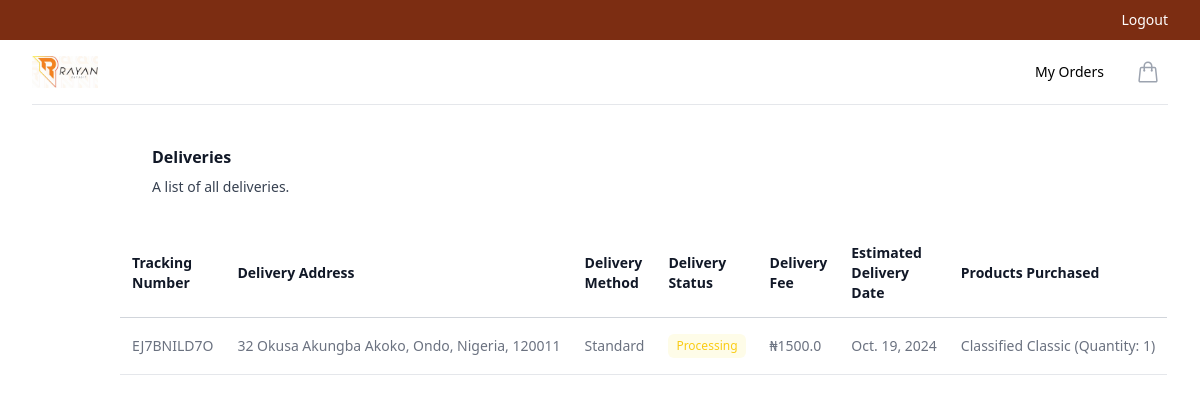
The page /my-deliveries/ (signed in) on the database its author committed.
### store/models.py (models this page shows, shortened)
class Delivery(models.Model):
    ORDER_STATUS_CHOICES = [
        ('PENDING', 'Pending'),
        ('PROCESSING', 'Processing'),
        ('SHIPPED', 'Shipped'),
        ('DELIVERED', 'Delivered'),
        ('CANCELLED', 'Cancelled'),
    ]
    DELIVERY_METHOD_CHOICES = [
        ('STANDARD', 'Standard'),
        ('EXPRESS', 'Express'),
        ('SAME_DAY', 'Same Day'),
    ]
    order = models.OneToOneField('Order', on_delete=models.CASCADE, related_name='delivery')
    customer = models.ForeignKey('Customer', on_delete=models.CASCADE)
    address = models.CharField(max_length=255)
    delivery_method = models.CharField(max_length=10, choices=DELIVERY_METHOD_CHOICES, default='STANDARD')
    status = models.CharField(max_length=10, choices=ORDER_STATUS_CHOICES, default='PENDING')
    tracking_number = models.CharField(max_length=100, blank=True, null=True, unique=True)
    delivery_fee = models.FloatField(default=0.0)
    estimated_delivery_date = models.DateField(null=True, blank=True)
    delivery_date = models.DateField(null=True, blank=True)
    driver = models.ForeignKey('DeliveryDriver', on_delete=models.SET_NULL, null=True, blank=True)

class OrderItem(models.Model):
    product = models.ForeignKey(Product, on_delete=models.SET_NULL, null=True)
    order = models.ForeignKey(Order, on_delete=models.SET_NULL, null=True)
    quantity = models.IntegerField(default=0, blank=True, null=True)
    date_added = models.DateTimeField(auto_now_add=True)
    shirt_length = models.DecimalField(max_digits=10, decimal_places=2, null=True, blank=True)
    body_chest = models.DecimalField(max_digits=10, decimal_places=2, null=True, blank=True)
    back_shoulder = models.DecimalField(max_digits=10, decimal_places=2, null=True, blank=True)
    sleeve = models.DecimalField(max_digits=10, decimal_places=2, null=True, blank=True)
    round_sleeve = models.DecimalField(max_digits=10, decimal_places=2, null=True, blank=True)
    round_mouth = models.DecimalField(max_digits=10, decimal_places=2, null=True, blank=True)
    trouser_length = models.DecimalField(max_digits=10, decimal_places=2, null=True, blank=True)
    thigh_laps = models.DecimalField(max_digits=10, decimal_places=2, null=True, blank=True)
    knee = models.DecimalField(max_digits=10, decimal_places=2, null=True, blank=True)
    trouser_mouth = models.DecimalField(max_digits=10, decimal_places=2, null=True, blank=True)
    half_length = models.DecimalField(max_digits=10, decimal_places=2, null=True, blank=True)
    full_length = models.DecimalField(max_digits=10, decimal_places=2, null=True, blank=True)
    cap_size = models.DecimalField(max_digits=10, decimal_places=2, null=True, blank=True)

class Product(models.Model):
    name = models.CharField(max_length=255)  # Adjust max_length for better limits
    price = models.FloatField()
    digital = models.BooleanField(default=False, null=True, blank=False)
    image = models.ImageField(null=True, blank=True)
    description = models.TextField(null=True, blank=True)  # Description field added
    slug = models.SlugField(unique=True, blank=True, null=True)  # Slug field added

### store/views.py (the view)
# urls.py: path('my-deliveries/', views.user_delivery_status, name='user_delivery_status'),
@login_required
@non_driver_required
def user_delivery_status(request):
    customer = request.user.customer
    deliveries = Delivery.objects.filter(customer=customer)
    context = {
        'deliveries': deliveries,
    }
    return render(request, 'store/user_delivery_status.html', context)

### store/decorator.py (called while the page is built)
def non_driver_required(view_func):
    @wraps(view_func)
    def _wrapped_view(request, *args, **kwargs):
        if request.user.is_authenticated:
            if hasattr(request.user, 'deliverydriver'):
                return redirect('all_deliveries')
        return view_func(request, *args, **kwargs)
    return _wrapped_view

### store/templates/store/user_delivery_status.html
{% extends 'store/base.html' %}
{% block content %}
<div class="mx-auto my-10" style="width: 80%;">
    <div class="px-4 sm:px-6 lg:px-8">
        <div class="sm:flex sm:items-center">
            <div class="sm:flex-auto">
                <h1 class="text-base font-semibold leading-6 text-gray-900">Deliveries</h1>
                <p class="mt-2 text-sm text-gray-700">A list of all deliveries.</p>
            </div>
        </div>
        <div class="mt-8 flow-root">
            <div class="-mx-4 -my-2 sm:-mx-6 lg:-mx-8">
                <div class="inline-block min-w-full py-2 align-middle">
                    <table class="min-w-full border-separate border-spacing-0">
                        <thead>
                            <tr>
                                <th scope="col"
                                    class="sticky top-0 z-10 border-b border-gray-300 bg-white bg-opacity-75 px-3 py-3.5 text-left text-sm font-semibold text-gray-900 backdrop-blur backdrop-filter">
                                    Tracking Number</th>
                                <th scope="col"
                                    class="sticky top-0 z-10 border-b border-gray-300 bg-white bg-opacity-75 px-3 py-3.5 text-left text-sm font-semibold text-gray-900 backdrop-blur backdrop-filter">
                                    Delivery Address</th>
                                <th scope="col"
                                    class="sticky top-0 z-10 border-b border-gray-300 bg-white bg-opacity-75 px-3 py-3.5 text-left text-sm font-semibold text-gray-900 backdrop-blur backdrop-filter">
                                    Delivery Method</th>
                                <th scope="col"
                                    class="sticky top-0 z-10 border-b border-gray-300 bg-white bg-opacity-75 px-3 py-3.5 text-left text-sm font-semibold text-gray-900 backdrop-blur backdrop-filter">
                                    Delivery Status</th>
                                <th scope="col"
                                    class="sticky top-0 z-10 border-b border-gray-300 bg-white bg-opacity-75 px-3 py-3.5 text-left text-sm font-semibold text-gray-900 backdrop-blur backdrop-filter">
                                    Delivery Fee</th>
                                <th scope="col"
                                    class="sticky top-0 z-10 border-b border-gray-300 bg-white bg-opacity-75 px-3 py-3.5 text-left text-sm font-semibold text-gray-900 backdrop-blur backdrop-filter">
                                    Estimated Delivery Date</th>
                                <th scope="col"
                                    class="sticky top-0 z-10 border-b border-gray-300 bg-white bg-opacity-75 px-3 py-3.5 text-left text-sm font-semibold text-gray-900 backdrop-blur backdrop-filter">
                                    Products Purchased</th>
                            </tr>
                        </thead>
                        <tbody>
                            {% for delivery in deliveries %}
                            <tr>
                                <td
                                    class="hidden whitespace-nowrap border-b border-gray-200 px-3 py-4 text-sm text-gray-500 lg:table-cell">
                                    {{ delivery.tracking_number }}</td>
                                <td
                                    class="hidden whitespace-nowrap border-b border-gray-200 px-3 py-4 text-sm text-gray-500 lg:table-cell">
                                    {{ delivery.address }}</td>
                                <td
                                    class="hidden whitespace-nowrap border-b border-gray-200 px-3 py-4 text-sm text-gray-500 lg:table-cell">
                                    {{ delivery.get_delivery_method_display }}</td>
                                <td
                                    class="hidden whitespace-nowrap border-b border-gray-200 px-3 py-4 text-sm lg:table-cell">
                                    {% if delivery.get_status_display == 'Pending' %}
                                    <span
                                        class="inline-flex items-center rounded-md bg-yellow-50 px-2 py-1 text-xs font-medium text-yellow-700 ring-inset ring-yellow-600/20 ">{{delivery.get_status_display }}</span>
                                </td>
                                {% elif delivery.get_status_display == 'Shipped' %}
                                <span
                                    class="inline-flex items-center rounded-md bg-blue-50 px-2 py-1 text-xs font-medium text-blue-700 ring-inset ring-blue-600/20">{{delivery.get_status_display }}</span></td>
                                {% elif delivery.get_status_display == 'Processing' %}
                                <span
                                    class="inline-flex items-center rounded-md bg-yellow-50 px-2 py-1 text-xs font-medium text-yellow-400 ring-inset ring-yellow-600/20">{{delivery.get_status_display }}</span></td>
                                {% elif delivery.get_status_display == 'Delivered' %}
                                <span
                                    class="inline-flex items-center rounded-md bg-green-50 px-2 py-1 text-xs font-medium text-green-700 ring-inset ring-green-600/20">{{delivery.get_status_display }}</span></td>
                                {% else %}
                                <span
                                    class="inline-flex items-center rounded-md bg-red-50 px-2 py-1 text-xs font-medium text-red-700 ring-inset ring-red-600/20">{{delivery.get_status_display }}</span></td>
                                {% endif %}
                                <td
                                    class="hidden whitespace-nowrap border-b border-gray-200 px-3 py-4 text-sm text-gray-500 lg:table-cell">
                                    &#8358;{{delivery.delivery_fee}}
                                </td>
                                <td
                                    class="hidden whitespace-nowrap border-b border-gray-200 px-3 py-4 text-sm text-gray-500 lg:table-cell">
                                    {% if delivery.estimated_delivery_date %}
                                    {{ delivery.estimated_delivery_date }}
                                    {% else %}
                                    Not Available
                                    {% endif %}
                                </td>
                                <td
                                    class="hidden whitespace-nowrap border-b border-gray-200 px-3 py-4 text-sm text-gray-500 lg:table-cell">
                                    <ul>
                                        {% for item in delivery.order.orderitem_set.all %}
                                          <li>{{ item.product.name }} (Quantity: {{ item.quantity }})</li>
                                        {% endfor %}
                                      </ul>
                                </td>
                            </tr>
                            {% endfor %}
                        </tbody>
                    </table>
                </div>
            </div>
        </div>
    </div>
</div>
{% endblock %}

### rows shown on the page
Delivery: tracking_number "EJ7BNILD7O", address "32 Okusa Akungba Akoko, Ondo, Nigeria, 120011", delivery_method "Standard", status "Processing", delivery_fee "1500.0", estimated_delivery_date "Oct. 19, 2024"
OrderItem: product.name "Classified Classic", quantity "1"
